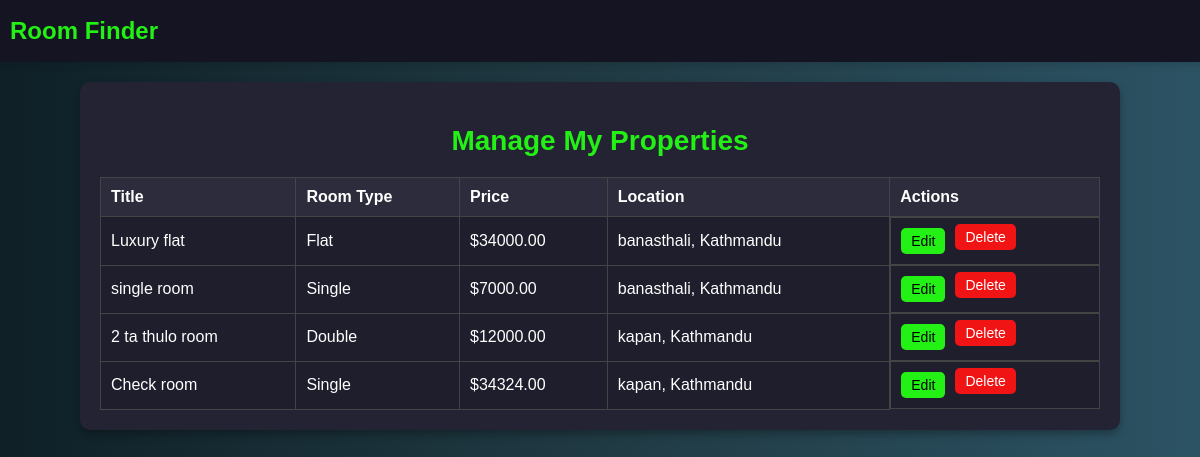
The app's page /landlord/manage-rooms/ (signed in) with its own data.
### Landlord/models.py (models this page shows, shortened)
class Room(models.Model):
    ROOM_TYPE = [
        ('Single', 'Single'),
        ('Double', 'Double'),
        ('Flat', 'Flat'),
    ]
    owner = models.ForeignKey(Landlord, on_delete=models.CASCADE, null=True)
    title = models.CharField(max_length=255)
    price = models.DecimalField(max_digits=10, decimal_places=2)
    location = models.CharField(max_length=255)
    description = models.TextField()
    room_type = models.CharField(choices=ROOM_TYPE, max_length=10, null=True, default="Single")
    is_available = models.BooleanField(default=True)
    image = models.ManyToManyField('RoomImage', related_name='rooms')

### Landlord/views.py (the view)
# urls.py: path('manage-rooms/', manage_rooms, name='manage_rooms'),
def manage_rooms(request):
    landlord = get_object_or_404(Landlord, user=request.user)
    rooms = Room.objects.filter(owner=landlord)
    return render(request, 'manage_rooms.html', {'rooms': rooms})

### ROOM_FINDER/templates/manage_rooms.html (shortened to what this page needs)
<!DOCTYPE html>
<html lang="en">
<head>
</head>
<body>
    <header>
        <a href="{% url "landlord_home" %}" style="text-decoration:none;">
            <h1>Room Finder</h1>
        </a>
    </header>
    <div class="container">
        <h2>Manage My Properties</h2>
        {% if rooms %}
            <table>
                <thead>
                    <tr>
                        <th>Title</th>
                        <th>Room Type</th>
                        <th>Price</th>
                        <th>Location</th>
                        <th>Actions</th>
                    </tr>
                </thead>
                <tbody>
                    {% for room in rooms %}
                        <tr>
                            <td>{{ room.title }}</td>
                            <td>{{ room.room_type }}</td>
                            <td>${{ room.price }}</td>
                            <td>{{ room.location }}</td>
                            <td class="actions">
                                <a href="{% url 'edit_room' room.id %}" class="edit">Edit</a>
                                <form method="POST" action="{% url 'delete_room' room.id %}" style="display: inline;">
                                    <a href="#" class="delete" onclick="this.closest('form').submit(); return confirm('Are you sure you want to delete this room?');">Delete</a>
                                </form>
                            </td>
                        </tr>
                    {% endfor %}
                </tbody>
            </table>
        {% else %}
            <p>No properties listed yet.</p>
        {% endif %}
    </div>
</body>
</html>

### ROOM_FINDER/templates/manage_rooms.html (style rules this page uses)
body { font-family: 'Arial', sans-serif; background: linear-gradient(to right, #0f2027, #203a43, #2c5364); color: white; margin: 0; padding: 0; }
header { width: 100%; background: #141423; box-shadow: 0 4px 6px rgba(0, 0, 0, 0.1); display: flex; justify-content: space-between; align-items: center; padding:1px 10px; position: sticky; top: 0; z-index: 10; }
header h1 { color: #23f014; font-size: 24px; }
.container { max-width: 1000px; margin: 20px auto; background: #232334; padding: 20px; border-radius: 10px; box-shadow: 0 4px 8px rgba(0, 0, 0, 0.3); }
h2 { text-align: center; color: #23f014; font-size: 28px; margin-bottom: 20px; }
table { width: 100%; border-collapse: collapse; margin-top: 20px; }
th, td { border: 1px solid #444; padding: 10px; text-align: left; }
th { background: #2c2c3c; }
td { background: #1e1e2d; }
.actions { display: flex; gap: 10px; }
.edit, .delete { padding: 5px 10px; text-decoration: none; font-size: 14px; border-radius: 5px; cursor: pointer; }
.edit { background: #23f014; color: black; }
.delete { background: #f01414; color: white; }

### records on screen
Room: title "Luxury flat", room_type "Flat", price "34000.00", location "banasthali, Kathmandu"
Room: title "single room", room_type "Single", price "7000.00", location "banasthali, Kathmandu"
Room: title "2 ta thulo room", room_type "Double", price "12000.00", location "kapan, Kathmandu"
Room: title "Check room", room_type "Single", price "34324.00", location "kapan, Kathmandu"
